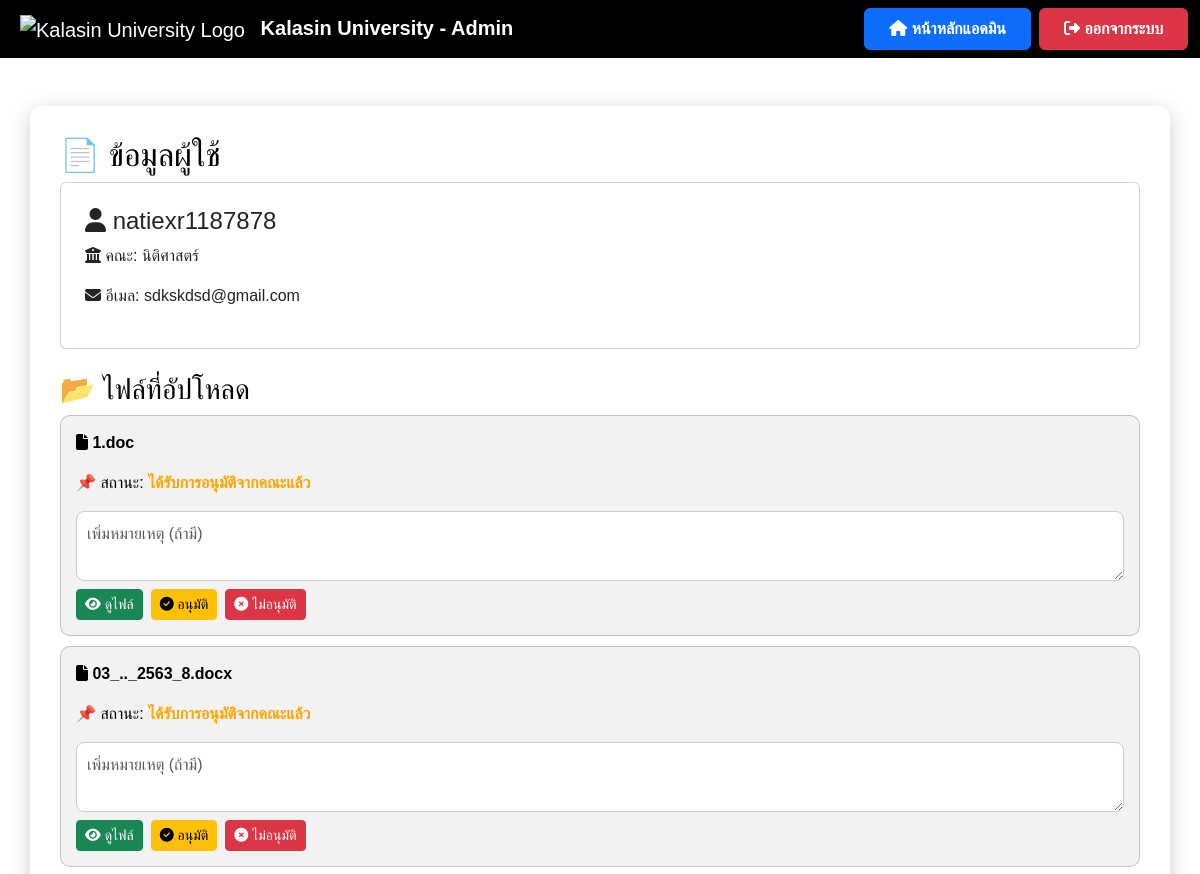
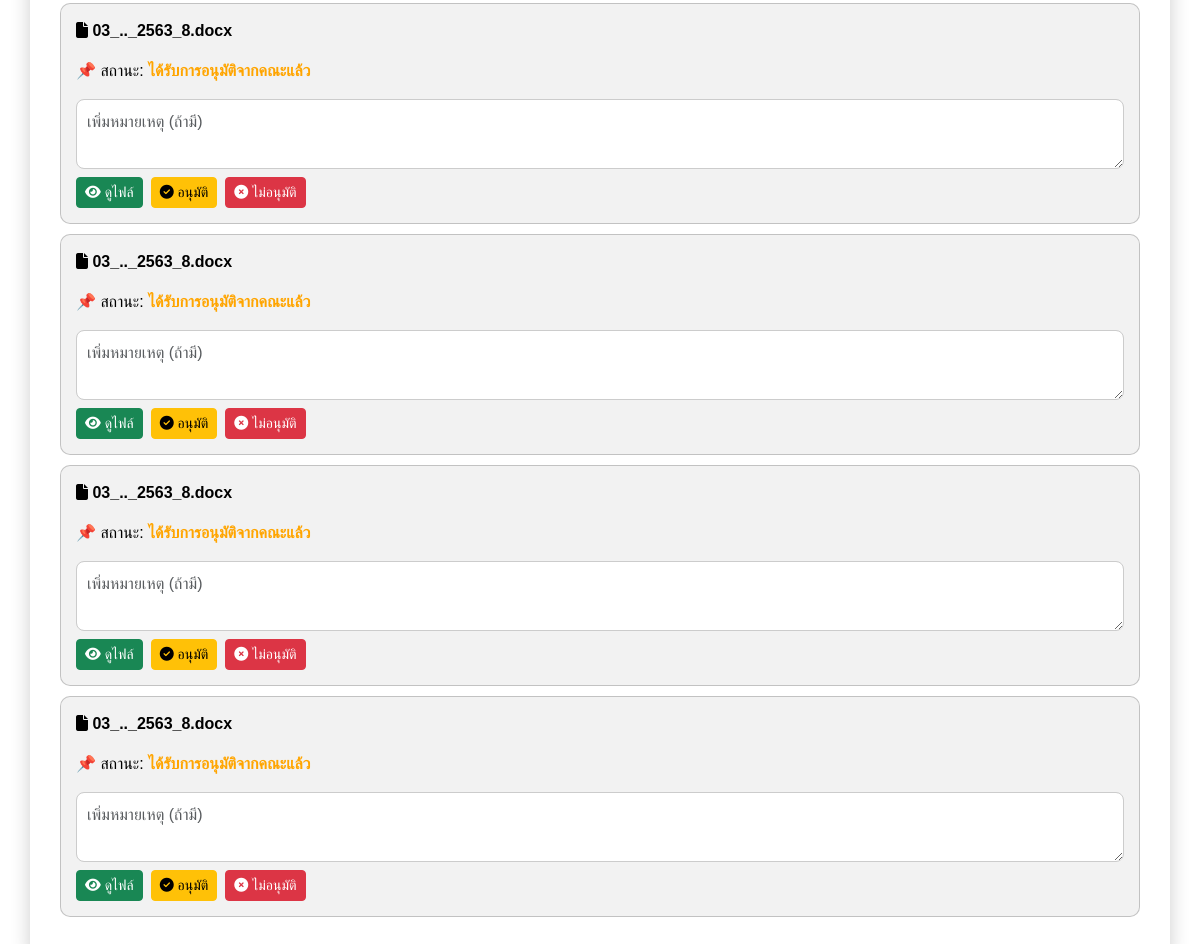
Screenshot of /view_user/12 with the database file from the repository (2 pictures, top to bottom).
### models.py (models this page shows)
class User(db.Model):
    id = db.Column(db.Integer, primary_key=True)
    username = db.Column(db.String(100), nullable=False, unique=True)
    role = db.Column(db.String(50), nullable=False)
    faculty = db.Column(db.String(100), nullable=True)
    document_requests = db.relationship('DocumentRequest', back_populates='user', lazy=True)
    files = db.relationship('File', back_populates='user', lazy=True)  # ✅ เพิ่มตรงนี้

class File(db.Model):
    id = db.Column(db.Integer, primary_key=True)
    filename = db.Column(db.String(255), nullable=False)
    file_path = db.Column(db.String(255), nullable=True)
    status = db.Column(db.String(50), nullable=False, default="รอตรวจสอบ")
    comment = db.Column(db.Text, nullable=True)
    user_id = db.Column(db.Integer, db.ForeignKey('user.id'), nullable=False)
    upload_date = db.Column(db.DateTime, default=db.func.current_timestamp())
    review_date = db.Column(db.DateTime, nullable=True)
    approve_date = db.Column(db.DateTime, nullable=True)
    user = db.relationship('User', back_populates='files')

### app.py (the view)
@app.route('/view_user/<int:user_id>')
def view_user(user_id):
    user = User.query.get(user_id)
    if not user:
        flash("ไม่พบข้อมูลผู้ใช้", "danger")
        return redirect(url_for('manage_users'))  # ถ้าหาไม่เจอให้กลับไปหน้า manage_users
    files = File.query.filter_by(user_id=user.id).all()
    return render_template('view_user.html', user=user, files=files)

### templates/view_user.html (shortened to what this page needs)
<!DOCTYPE html>
<html lang="th">
<head>
    <link href="https://cdn.jsdelivr.net/npm/bootstrap@5.3.3/dist/css/bootstrap.min.css" rel="stylesheet">
    <link rel="stylesheet" href="https://cdnjs.cloudflare.com/ajax/libs/font-awesome/6.4.2/css/all.min.css">
    {% set fac_map = {
        'engineering':'วิศวกรรมศาสตร์',
        'science':'วิทยาศาสตร์',
        'education':'ครุศาสตร์',
        'nursing':'พยาบาลศาสตร์',
        'law':'นิติศาสตร์',
        'arts':'ศิลปศาสตร์'
    } %}
</head>
<body>
    <nav class="navbar navbar-expand-lg navbar-dark">
        <div class="container-fluid">
            <a class="navbar-brand ms-2" href="{{ url_for('admin_dashboard') }}">
                <img src="https://upload.wikimedia.org/wikipedia/th/4/4e/Kalasin_University_Seal.svg"
                     alt="Kalasin University Logo" style="height: 50px; margin-right: 10px;">
                <strong>Kalasin University - Admin</strong>
            </a>
            <div class="ms-auto d-flex">
                <a href="{{ url_for('admin_dashboard') }}" class="btn btn-primary fw-bold px-4 py-2 me-2">
                    <i class="fas fa-home"></i> หน้าหลักแอดมิน
                </a>
                <a href="{{ url_for('logout') }}" class="btn btn-danger fw-bold px-4 py-2">
                    <i class="fas fa-sign-out-alt"></i> ออกจากระบบ
                </a>
            </div>
        </div>
    </nav>
    <div class="container container-custom mt-5">
        <h2>📄 ข้อมูลผู้ใช้</h2>
        <div class="card p-4">
            <h4><i class="fas fa-user"></i> {{ user.username }}</h4>
            <p><i class="fas fa-university"></i> คณะ: {{ fac_map.get(user.faculty, 'ไม่ระบุคณะ') }}</p>
            <p><i class="fas fa-envelope"></i> อีเมล: {{ user.email }}</p>
        </div>
        <h3 class="mt-4">📂 ไฟล์ที่อัปโหลด</h3>
        {% if files %}
        {% for file in files %}
        <div class="file-card">
            <p><i class="fas fa-file"></i> <strong>{{ file.filename }}</strong></p>
            <p>📌 สถานะ:
                <span id="status-{{ file.id }}" class="{% if file.status == 'อนุมัติแล้ว' %}status-approved{% elif file.status == 'ไม่อนุมัติ' %}status-rejected{% else %}status-pending{% endif %}">
                    {{ file.status }}
                </span>
            </p>
            <textarea class="form-control mt-2 comment-box" id="comment-{{ file.id }}" placeholder="เพิ่มหมายเหตุ (ถ้ามี)">{{ file.comment if file.comment else '' }}</textarea>
            <div class="d-flex mt-2">
                <a href="{{ url_for('uploaded_file', filename=file.filename) }}" class="btn btn-success btn-sm me-2" target="_blank">
                    <i class="fas fa-eye"></i> ดูไฟล์
                </a>
                <button class="btn btn-warning btn-sm me-2" onclick="approveFile({{ file.id }})" id="approve-btn-{{ file.id }}">
                    <i class="fas fa-check-circle"></i> อนุมัติ
                </button>
                <button class="btn btn-danger btn-sm me-2" onclick="rejectFile({{ file.id }})" id="reject-btn-{{ file.id }}">
                    <i class="fas fa-times-circle"></i> ไม่อนุมัติ
                </button>
            </div>
        </div>
        {% endfor %}
        {% else %}
            <p class="text-muted">⛔ ผู้ใช้นี้ยังไม่มีการอัปโหลดไฟล์</p>
        {% endif %}
    </div>
</body>
</html>

### templates/view_user.html (style rules this page uses)
body { font-family: 'Poppins', sans-serif; background: white; color: black; }
.navbar { background: #000000; backdrop-filter: blur(10px); }
.container-custom { background: #ffffff; border-radius: 12px; padding: 30px; box-shadow: 0 5px 20px rgba(0, 0, 0, 0.2); margin-top: 20px; }
.file-card { background: rgba(0, 0, 0, 0.05); border-radius: 10px; padding: 15px; margin-bottom: 10px; border: 1px solid rgba(0, 0, 0, 0.2); transition: 0.3s; }
.status-pending { color: orange; font-weight: bold; }
.comment-box { min-height: 80px; border: 1px solid #ccc; border-radius: 8px; padding: 10px; resize: vertical; }

### rows the page displays
User: username "natiexr1187878", get "นิติศาสตร์", email "sdkskdsd@gmail.com"
File: filename "1.doc", status "ได้รับการอนุมัติจากคณะแล้ว", id "เพิ่มหมายเหตุ (ถ้ามี)"
File: filename "03_.._2563_8.docx", status "ได้รับการอนุมัติจากคณะแล้ว", id "เพิ่มหมายเหตุ (ถ้ามี)"
File: filename "03_.._2563_8.docx", status "ได้รับการอนุมัติจากคณะแล้ว", id "เพิ่มหมายเหตุ (ถ้ามี)"
File: filename "03_.._2563_8.docx", status "ได้รับการอนุมัติจากคณะแล้ว", id "เพิ่มหมายเหตุ (ถ้ามี)"
File: filename "03_.._2563_8.docx", status "ได้รับการอนุมัติจากคณะแล้ว", id "เพิ่มหมายเหตุ (ถ้ามี)"
File: filename "03_.._2563_8.docx", status "ได้รับการอนุมัติจากคณะแล้ว", id "เพิ่มหมายเหตุ (ถ้ามี)"
